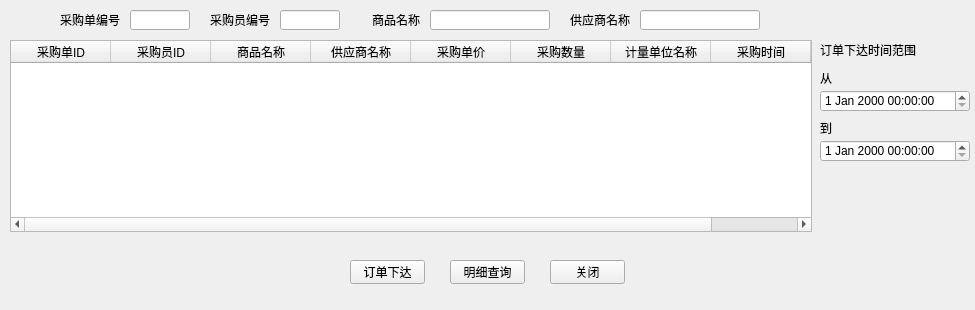
<?xml version="1.0" encoding="UTF-8"?>
<ui version="4.0">
 <class>Form</class>
 <widget class="QWidget" name="Form">
  <property name="geometry">
   <rect>
    <x>0</x>
    <y>0</y>
    <width>975</width>
    <height>310</height>
   </rect>
  </property>
  <property name="windowTitle">
   <string>采购订单明细查询</string>
  </property>
  <widget class="QTableWidget" name="tableWidget">
   <property name="geometry">
    <rect>
     <x>10</x>
     <y>40</y>
     <width>802</width>
     <height>192</height>
    </rect>
   </property>
   <property name="lineWidth">
    <number>1</number>
   </property>
   <property name="alternatingRowColors">
    <bool>false</bool>
   </property>
   <property name="rowCount">
    <number>0</number>
   </property>
   <property name="columnCount">
    <number>9</number>
   </property>
   <attribute name="horizontalHeaderCascadingSectionResizes">
    <bool>false</bool>
   </attribute>
   <column>
    <property name="text">
     <string>采购单ID</string>
    </property>
   </column>
   <column>
    <property name="text">
     <string>采购员ID</string>
    </property>
   </column>
   <column>
    <property name="text">
     <string>商品名称</string>
    </property>
   </column>
   <column>
    <property name="text">
     <string>供应商名称</string>
    </property>
   </column>
   <column>
    <property name="text">
     <string>采购单价</string>
    </property>
   </column>
   <column>
    <property name="text">
     <string>采购数量</string>
    </property>
   </column>
   <column>
    <property name="text">
     <string>计量单位名称</string>
    </property>
   </column>
   <column>
    <property name="text">
     <string>采购时间</string>
    </property>
   </column>
   <column>
    <property name="text">
     <string>是否已入库</string>
    </property>
   </column>
  </widget>
  <widget class="QLabel" name="label">
   <property name="geometry">
    <rect>
     <x>340</x>
     <y>10</y>
     <width>80</width>
     <height>20</height>
    </rect>
   </property>
   <property name="text">
    <string>商品名称</string>
   </property>
   <property name="alignment">
    <set>Qt::AlignRight|Qt::AlignTrailing|Qt::AlignVCenter</set>
   </property>
  </widget>
  <widget class="QLineEdit" name="cNameEdit">
   <property name="geometry">
    <rect>
     <x>430</x>
     <y>10</y>
     <width>120</width>
     <height>20</height>
    </rect>
   </property>
  </widget>
  <widget class="QLineEdit" name="sNameEdit">
   <property name="geometry">
    <rect>
     <x>640</x>
     <y>10</y>
     <width>120</width>
     <height>20</height>
    </rect>
   </property>
  </widget>
  <widget class="QLabel" name="label_5">
   <property name="geometry">
    <rect>
     <x>820</x>
     <y>40</y>
     <width>100</width>
     <height>20</height>
    </rect>
   </property>
   <property name="text">
    <string>订单下达时间范围</string>
   </property>
   <property name="alignment">
    <set>Qt::AlignLeading|Qt::AlignLeft|Qt::AlignVCenter</set>
   </property>
  </widget>
  <widget class="QLabel" name="label_2">
   <property name="geometry">
    <rect>
     <x>550</x>
     <y>10</y>
     <width>80</width>
     <height>20</height>
    </rect>
   </property>
   <property name="text">
    <string>供应商名称</string>
   </property>
   <property name="alignment">
    <set>Qt::AlignRight|Qt::AlignTrailing|Qt::AlignVCenter</set>
   </property>
  </widget>
  <widget class="QLabel" name="label_3">
   <property name="geometry">
    <rect>
     <x>190</x>
     <y>10</y>
     <width>80</width>
     <height>20</height>
    </rect>
   </property>
   <property name="text">
    <string>采购员编号</string>
   </property>
   <property name="alignment">
    <set>Qt::AlignRight|Qt::AlignTrailing|Qt::AlignVCenter</set>
   </property>
  </widget>
  <widget class="QLabel" name="label_4">
   <property name="geometry">
    <rect>
     <x>40</x>
     <y>10</y>
     <width>80</width>
     <height>20</height>
    </rect>
   </property>
   <property name="text">
    <string>采购单编号</string>
   </property>
   <property name="alignment">
    <set>Qt::AlignRight|Qt::AlignTrailing|Qt::AlignVCenter</set>
   </property>
  </widget>
  <widget class="QLineEdit" name="poIDEdit">
   <property name="geometry">
    <rect>
     <x>130</x>
     <y>10</y>
     <width>60</width>
     <height>20</height>
    </rect>
   </property>
  </widget>
  <widget class="QLineEdit" name="pIDEdit">
   <property name="geometry">
    <rect>
     <x>280</x>
     <y>10</y>
     <width>60</width>
     <height>20</height>
    </rect>
   </property>
  </widget>
  <widget class="QDateTimeEdit" name="dateTimeEdit">
   <property name="geometry">
    <rect>
     <x>820</x>
     <y>90</y>
     <width>150</width>
     <height>22</height>
    </rect>
   </property>
  </widget>
  <widget class="QLabel" name="label_6">
   <property name="geometry">
    <rect>
     <x>820</x>
     <y>70</y>
     <width>54</width>
     <height>16</height>
    </rect>
   </property>
   <property name="text">
    <string>从</string>
   </property>
  </widget>
  <widget class="QLabel" name="label_7">
   <property name="geometry">
    <rect>
     <x>820</x>
     <y>120</y>
     <width>54</width>
     <height>16</height>
    </rect>
   </property>
   <property name="text">
    <string>到</string>
   </property>
  </widget>
  <widget class="QDateTimeEdit" name="dateTimeEdit_2">
   <property name="geometry">
    <rect>
     <x>820</x>
     <y>140</y>
     <width>150</width>
     <height>22</height>
    </rect>
   </property>
  </widget>
  <widget class="QPushButton" name="orderButton">
   <property name="geometry">
    <rect>
     <x>350</x>
     <y>260</y>
     <width>75</width>
     <height>24</height>
    </rect>
   </property>
   <property name="text">
    <string>订单下达</string>
   </property>
  </widget>
  <widget class="QPushButton" name="exitButton">
   <property name="geometry">
    <rect>
     <x>550</x>
     <y>260</y>
     <width>75</width>
     <height>24</height>
    </rect>
   </property>
   <property name="text">
    <string>关闭</string>
   </property>
  </widget>
  <widget class="QPushButton" name="queryButton">
   <property name="geometry">
    <rect>
     <x>450</x>
     <y>260</y>
     <width>75</width>
     <height>24</height>
    </rect>
   </property>
   <property name="text">
    <string>明细查询</string>
   </property>
  </widget>
 </widget>
 <resources/>
 <connections/>
</ui>
